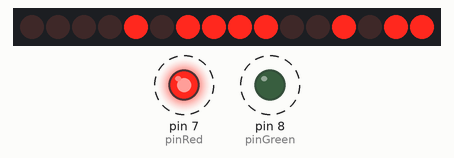
Simulated run of this sketch. Board: Arduino Uno, built with avr-gcc and run on an emulated ATmega328P. Shown: 16 shift-register outputs drawn as a row of LEDs (first output left, lit = HIGH), output pins drawn as LEDs (lit = HIGH). Wiring (inferred from the names in the program): 2 × shift register (74HC595): data pin 9; shift clock pin 16; latch pin 10. Wiring (inferred from the signals the program sends): row of LEDs: on Q0, Q1, Q2, Q3, Q4, Q5, Q6, Q7, Q8, Q9, Q10, Q11, Q12, Q13, Q14, Q15. Dashed ring = blinking. The local clock reads 2024-03-15 10:24:30 at power-on unless the sketch sets it; pins used as bus, display or sensor lines are not drawn.

Above: at 0.15 s.
At 0.4 s:
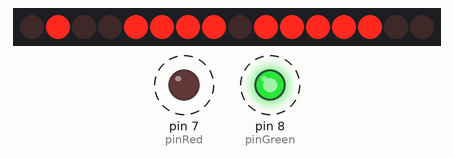
At 30.1 s:
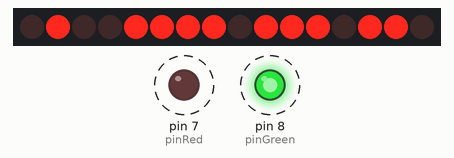
Timing chart, 0 to 30.4 s (numbered marks = the images above):
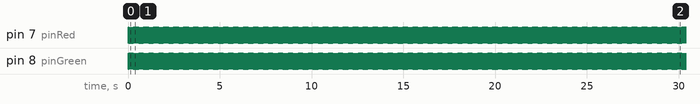

The sketch:

recycled-clock.ino
```cpp
#include <Wire.h>
#include "RTClib.h"
RTC_DS1307 RTC;

int pinDato = 9;  // Pin conectado a DS pin 14 de 74HC595
int pinClock = 16;  // Pin conectado a SHCP pin 11 de 74HC595
int pinRegistro = 10; // Pin conectado a STCP pin 12 de 74HC595

int dataGREEN2 = B00000000;
int dataRED2   = B00010010;

int dataGREEN1 = B01101000;
int dataRED1   = B01110000;
                           //       0           1         2         3           4          5           6         7          8          9
int firstDigit[ 2 ][ 10 ] = { { B00000000, B00000000 ,B00001100 ,B00001100, B00000000, B00000000, B00000000, B00000000, B00000000, B00000000 },
                              { B00000000, B00010010 ,B00001110 ,B00010110, B00000000, B00000000, B00000000, B00000000, B00000000, B00000000 }};

int secondDigit[ 2 ][ 10 ] = {{ B11010000, B00000000 ,B01110000 ,B01100000, B10100000, B11100000, B11110000, B00000000, B11110000, B10100000 },
                              { B11100000, B01100000 ,B10100000 ,B11100000, B01100000, B11000000, B11000000, B11100000, B11100000, B11100000 }};

int thirdDigit[ 2 ][ 10 ] = { { B00000111, B00000110 ,B00000011 ,B00000111, B00000110, B00000101, B00000101, B00000111, B00000111, B00000111 },
                              { B00001101, B00000000 ,B00001110 ,B00000110, B00000011, B00000111, B00001111, B00000000, B00001111, B00000011 }};

int forthDigit[ 2 ][ 10 ] =  {{ B01101000, B00000000 ,B00111000 ,B00110000, B01010000, B01110000, B01111000, B00000000, B01111000, B01010000 },
                              { B01110000, B00110000 ,B01010000 ,B01110000, B00110000, B01100000, B01100000, B01110000, B01110000, B01110000 }};

int pinGreen = 8;
int pinRed = 7;

void setup() {

  pinMode (pinDato, OUTPUT);
  pinMode (pinClock, OUTPUT);
  pinMode (pinRegistro, OUTPUT);

  pinMode (pinGreen, OUTPUT);
  pinMode (pinRed, OUTPUT);

  //Initialize the serial port, wire library and RTC module
  Serial.begin(9600);
  Wire.begin();
  RTC.begin();
  //If we remove the comment from the following line, we will set up the module time and date with the computer one
  //RTC.adjust(DateTime(__DATE__, __TIME__));
}

void loop() {

  DateTime now = RTC.now();
  int parsedHour=now.hour()>=13?now.hour()-12:now.hour();

  int decenasHoras=parsedHour/10;
  int unidadesHoras=parsedHour-( decenasHoras*10 );

  int decenasMinutos=now.minute()/10;
  int unidadesMinutos=now.minute()-(decenasMinutos*10 );

  writeDisplay(decenasHoras,unidadesHoras,decenasMinutos,unidadesMinutos, false, true);
}

void writeDisplay(int mil, int cen, int dec, int uni, bool dot1, bool dot2)
{
  int dataGREEN2 = B00000000;
  int dataRED2   = B00000000;

  int dataGREEN1 = B00000000;
  int dataRED1   = B00000000;

  dataGREEN2 = firstDigit[0][mil] | secondDigit[0][cen];
  dataRED2   = firstDigit[1][mil] | secondDigit[1][cen];

  dataGREEN1 = thirdDigit[0][dec] | forthDigit[0][uni];
  dataRED1   = thirdDigit[1][dec] | forthDigit[1][uni];

  if(dot1)
    dataGREEN2 = dataGREEN2 | B00000001;

  if(dot2)
    dataGREEN1 = dataGREEN1 | B10000000;

  digitalWrite(pinGreen,HIGH);
  digitalWrite(pinRed,LOW);

  digitalWrite(pinRegistro,LOW);

  shiftOut(pinDato, pinClock, MSBFIRST, dataGREEN1);
  shiftOut(pinDato, pinClock, MSBFIRST, dataGREEN2);

  digitalWrite(pinRegistro,HIGH);

  delay (12);

  digitalWrite(pinGreen,LOW);
  digitalWrite(pinRed,HIGH);

  digitalWrite(pinRegistro,LOW);

  shiftOut(pinDato, pinClock, MSBFIRST, dataRED1);
  shiftOut(pinDato, pinClock, MSBFIRST, dataRED2);

  digitalWrite(pinRegistro,HIGH);

  delay (12);
}
```

Measured:
- by itself, pin 7 (pinRed), pin 8 (pinGreen): alternates HIGH for 0.01 s and LOW for 0.01 s
